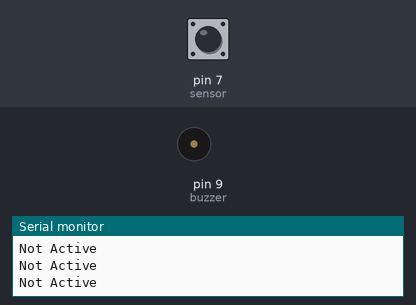
Simulated run of this sketch. Board: Arduino Uno, built with avr-gcc and run on an emulated ATmega328P. Shown: buzzer (waves = sounding), the last lines printed to the serial monitor. The inputs (shaded band) are chosen by the test bench; at power-on: pin 7 (sensor) HIGH.

Above: at 1.2 s.
1.3 s: pin 7 (sensor) driven LOW
At 4.1 s:
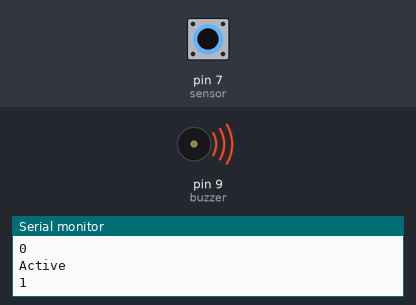
4.3 s: pin 7 (sensor) driven HIGH
At 5.4 s:
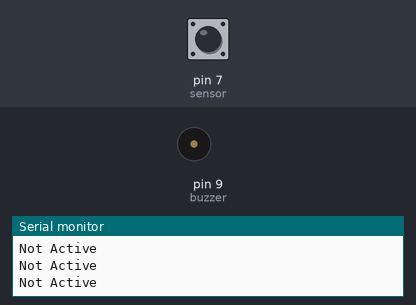
6.0 s: pin 7 (sensor) pulsed LOW 2 times (0.12 s each, 0.3 s apart)
9.6 s: pin 7 (sensor) pulsed LOW 5 times (0.12 s each, 0.3 s apart)
At 13.1 s:
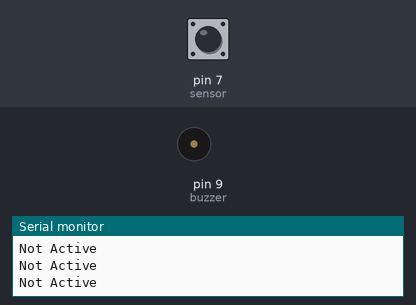
Timing chart, 0 to 14.6 s (numbered marks = the images above; inputs shaded):
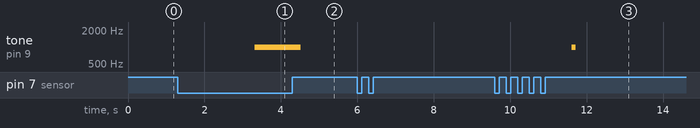

Measured:
- after the input at 1.3 s, tone on pin 9 (buzzer): silent → 1000 Hz after 2.0 s
- after the input at 4.3 s, tone on pin 9 (buzzer): 1000 Hz → silent after 0.22 s
- after the input at 9.6 s, tone on pin 9 (buzzer): silent → 1000 Hz after 2.0 s, → silent 0.10 s later

The sketch:

Drowsiness_detection_system_using_Arduino.ino
```cpp
//int LED=9;
int sensor=7;
int buzzer=9;
void setup() {
  // put your setup code here, to run once:

//pinMode(LED,OUTPUT);
Serial.begin(9600);
pinMode(sensor,INPUT);
Serial.println("Setup Completed!!");
pinMode(buzzer,OUTPUT);
Serial.println("Setup Completed!!");

}

void loop() {
  // put your main code here, to run repeatedly:
while(digitalRead(sensor)==0){
  Serial.println("Active");
  //digitalWrite(LED,HIGH);
  //tone(buzzer,1000);
  //delay(1000);
 int t=2;
  while(t>0){
    if(digitalRead(sensor)==0){
      t--;
      //Serial.println("Active");
      Serial.println(t);
    }
    else{
      break;
    }
    delay(1000);
  }
  if(t==0){
    tone(buzzer,1000);
  }
  delay(100);
}
noTone(buzzer);
Serial.println("Not Active");
}
```
